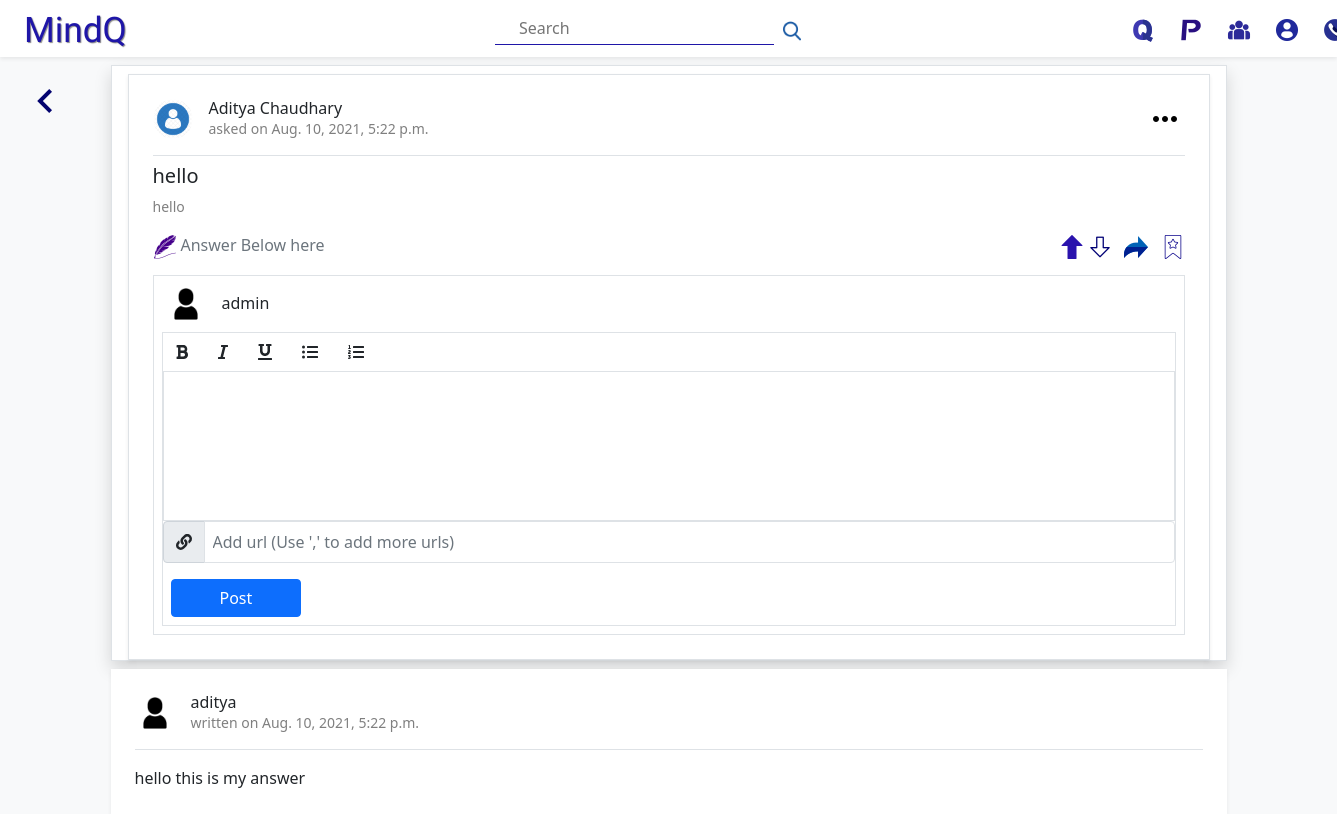
/question/hello (signed in), run on the app's committed database.
### qna/models.py (models this page shows, shortened)
class Question(models.Model):
    key = models.AutoField(primary_key=True)
    user = models.ForeignKey(User,on_delete=models.CASCADE,related_name="QUser")
    title = models.CharField(max_length=300,blank=False)
    description = models.TextField(blank=True)
    url = ListTextField(base_field=CharField(max_length=300,blank=True),size=10,blank=True,default='')
    tags = models.ManyToManyField("Tag",related_name="QTag")
    created_on = models.DateTimeField(auto_now_add=True)
    upvote = models.ManyToManyField(User,related_name="QUpVote")
    downvote = models.ManyToManyField(User,related_name="QDownVote")
    slug = models.SlugField(max_length=300,default="set-some-slug-bro")

class AnswerQ(MPTTModel):
    key = models.AutoField(primary_key=True)
    user = models.ForeignKey(User,on_delete=models.CASCADE,null=True)
    question = models.ForeignKey(Question,on_delete=models.CASCADE,related_name="QAnswere")
    parent = TreeForeignKey('self', on_delete=models.CASCADE,null=True,blank=True, related_name='children')
    url = ListTextField(base_field=CharField(max_length=300,blank=True),size=10,blank=True,null=True,default="")
    description = models.TextField(blank=False)
    created_on = models.DateTimeField(auto_now_add=True)
    class MPTTMeta:
        order_insertion_by = ['created_on']
    def __str__(self):
        return self.description

### user_profile/models.py (models this page shows, shortened)
class Profile(models.Model):
    key = models.AutoField(primary_key=True)
    user = models.OneToOneField(User,on_delete=models.CASCADE,blank=True)
    name = models.CharField(max_length=50,null=True)
    job = models.CharField(max_length=100,null=True,default='___',blank=True)
    bio = models.CharField(max_length=500,null=True)
    followers = models.ManyToManyField(User, related_name='followers_ofUser')
    following = models.ManyToManyField(User, related_name='following_ofUser')
    account_created = models.DateField(auto_now_add=True)
    profile_image = models.ImageField(upload_to='user_profile',default='user_profile/default_profile2.png')
    def __str__(self):
        return(self.name)

### qna/views.py (the view)
# urls.py: path('question/<str:pk>',views.questionsingle,name="question"),
@login_required(login_url='/login/')
def questionsingle(request,pk):
    qs=Question.objects.all()
    for i in range(len(qs)):
        print(qs[i].slug)
    ques=Question.objects.filter(slug=pk)
    if len(ques)>0:
        ques=ques[0]
        ans=AnswerQ.objects.filter(question=ques).reverse()
        print(ans)
        for i in range(len(ans)):
            print(ans[i])
        context={}
        context['ans']=ans
        context['q']=ques
        return render(request,'qna/viewQuestion.html',context)
    else:
        return render(request,'notfound.html')

### templates/qna/viewQuestion.html (shortened to what this page needs)
{% extends 'qna/base.html' %}
{% load static %}
{% block title %}
<link rel="stylesheet" href="{% static 'qna/css/viewQuestion.css'%}">
{% endblock %}
{% block content %}
    <a href="{% url 'questions' %}" title="Back" class="btn backBtn"><img src="{% static 'post/images/backButton.png' %}" alt=""></a>
    <div class="d-flex justify-content-center container">
            <div class='d-flex flex-column shadow bg-white border mt-2 w-100'>
                <div class="mt-2 border d-flex flex-column p-3 p-lg-4 mx-lg-3 mx-4 shadow-sm bg-white">
                    <div class="d-flex justify-content-between">
                        <div class="d-flex">
                            <img src="{{ q.user.profile.profile_image.url }}" alt="" height="40px" width="40px"
                                class='rounded rounded-circle'>
                            <div class='d-flex flex-column ms-3 align-items-start'>
                                <h6 class="my-0">{{ q.user.profile }} </h6>
                                <small class="my-0 py-0 text-black-50">asked on {{ q.created_on}}</small>
                            </div>
                        </div>
                        <div>
                            <img src="images/menu.png" alt="" class='m-2'>
                        </div>
                    </div>
                    <h5 class="mt-3 mb-0 pt-2 border-top">{{ q.title }} </h5>
                    <small class="text-black-50 mt-2">{{q.description}}</small>
                    <div class="d-flex justify-content-between mt-2" id="1">
                        <div class="d-flex justify-content-lg-start pt-2">
                            <a class="text-secondary text-decoration-none" id="myAnswerBox" onclick="myFunction({{ q.key }})"><img
                                    src="{% static 'images/question/write.png' %}" alt="write"><span class="ms-1 me-2">Answer Below here</span></a>
                        </div>
                        <div class="d-flex pt-2 vote{{q.key}}" id='votes{{ q.key }}'>
                            <form>
                                <img class="{{q.key}}vote-up selected" src="{% static 'images/question/upvote-on.png' %}"
                                    title="Vote UP Button" />
                                <img class="{{q.key}}vote-down" src="{% static 'images/question/downarrow.png' %}"
                                    title=" Vote down Button " />
                                <a href="" class="ms-2 ms-lg-2"><img src="{% static 'images/question/share.png' %}" alt="share"></a>
                                <a href="" class="ms-2 ms-lg-2"><img src="{% static 'images/question/bookmark.png' %}"
                                        alt="bookmark"></a>
                            </form>
                        </div>
                    </div>
                    <div class="replyBox{{q.key}} replyBox">
                        <div class="border d-flex flex-column p-2 mt-3">
                            <div class="d-flex justify-content-between">
                                <div class="d-flex align-items-center">
                                    <img src="{% static 'default_profile.png' %}" alt="" height="40px" width="40px"
                                        class="rounded rounded-circle ms-1">
                                    <h6 class="my-0 ms-3">{{request.user}}</h6>
                                </div>
                            </div>
                            <div class="border d-flex flex-column mt-2">
                                <div class="text-editor-header">
                                    <button type="button" class="btn textEditorBtn" data-element="bold">
                                        <i class="fa fa-bold"></i>
                                    </button>
                                    <button type="button" class="btn textEditorBtn" data-element="italic">
                                        <i class="fa fa-italic"></i>
                                    </button>
                                    <button type="button" class="btn textEditorBtn" data-element="underline">
                                        <i class="fa fa-underline"></i>
                                    </button>
                                    <button type="button" class="btn textEditorBtn" data-element="insertUnorderedList">
                                        <i class="fa fa-list-ul"></i>
                                    </button>
                                    <button type="button" class="btn textEditorBtn" data-element="insertOrderedList">
                                        <i class="fa fa-list-ol"></i>
                                    </button>
                                </div>
                                <div class="content border" contenteditable="true" id="content{{q.key}}"></div>
                                <div>
                                    <form action="" method="post" id="myForm">
                                        <div class="input-group mb-3" id="urlInput">
                                            <span class="input-group-text" id="basic-addon1"><i class="fa fa-link"></i></span>
                                            <input type="text" id="urlhnj{{q.key}}" class="p-2 form-control border"
                                                placeholder="Add url (Use ',' to add more urls)" aria-label="Url"
                                                aria-describedby="basic-addon1">
                                        </div>
                                        <div class="d-flex justify-content pb-2 mx-2" id="submitans{{q.key}}">
                                            <button class=" btn   btn-primary px-4 px-lg-5" id="myFormBtn{{q.key}}">Post</button>
                                        </div>
                                    </form>
                                </div>
                            </div>
                        </div>
                    </div>
                </div>
            </div>
        </div>
<div class="d-flex  justify-content-center">
    <div class="container mx-lg-0 mx-4">
            {% for an in ans %}
            <div class="bg-white d-flex flex-column mt-2 shadow-sm">
                <div class="d-flex flex-column p-3 p-lg-4 bg-white">
                    <div class="d-flex justify-content-between">
                        <div class="d-flex">
                            <img src="{% static 'default_profile.png' %}" alt="" height="40px" width="40px" class='rounded rounded-circle'>
                            <div class='d-flex flex-column ms-3 align-items-start'>
                                <h6 class="my-0">{{an.user.username}}</h6>
                                <small class="my-0 py-0 text-black-50">written on {{an.created_on}}</small>
                            </div>
                        </div>
                    </div>
                    <p class="my-0 mt-3 pt-3 border-top">{{an.description|safe}}<br>{{an.url}}</p>
                </div>
            </div>
            {% endfor %}
</div>
</div>
{% endblock %}

### static/qna/css/viewQuestion.css (style rules this page uses)
.content { min-height: 150px; height: 120px; padding: 20px; outline: none; overflow-y: scroll; }
.backBtn { position: fixed; top: 80px; left: 20px; }

### data on the page
Question: user.profile.profile_image (placeholder picture), user.profile "Aditya Chaudhary", created_on "Aug. 10, 2021, 5:22 p.m.", title "hello", description "hello"
AnswerQ: user.username "aditya", created_on "Aug. 10, 2021, 5:22 p.m.", description "hello this is my answer"

### other printed values
{{ request.user }} "admin"
